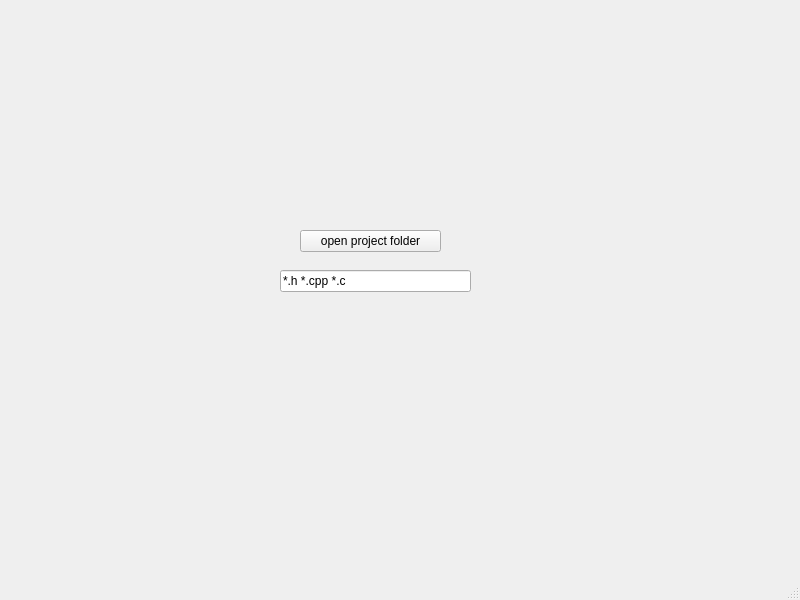
<?xml version="1.0" encoding="UTF-8"?>
<ui version="4.0">
 <class>MainWindow</class>
 <widget class="QMainWindow" name="MainWindow">
  <property name="geometry">
   <rect>
    <x>0</x>
    <y>0</y>
    <width>800</width>
    <height>600</height>
   </rect>
  </property>
  <property name="windowTitle">
   <string>MainWindow</string>
  </property>
  <widget class="QWidget" name="centralwidget">
   <widget class="QPushButton" name="openFolder_btn">
    <property name="geometry">
     <rect>
      <x>300</x>
      <y>230</y>
      <width>141</width>
      <height>22</height>
     </rect>
    </property>
    <property name="text">
     <string>open project folder</string>
    </property>
   </widget>
   <widget class="QLineEdit" name="fileFormat">
    <property name="geometry">
     <rect>
      <x>280</x>
      <y>270</y>
      <width>191</width>
      <height>22</height>
     </rect>
    </property>
    <property name="text">
     <string>*.h *.cpp *.c</string>
    </property>
   </widget>
  </widget>
  <widget class="QMenuBar" name="menubar">
   <property name="geometry">
    <rect>
     <x>0</x>
     <y>0</y>
     <width>800</width>
     <height>19</height>
    </rect>
   </property>
  </widget>
  <widget class="QStatusBar" name="statusbar"/>
 </widget>
 <resources/>
 <connections/>
</ui>
